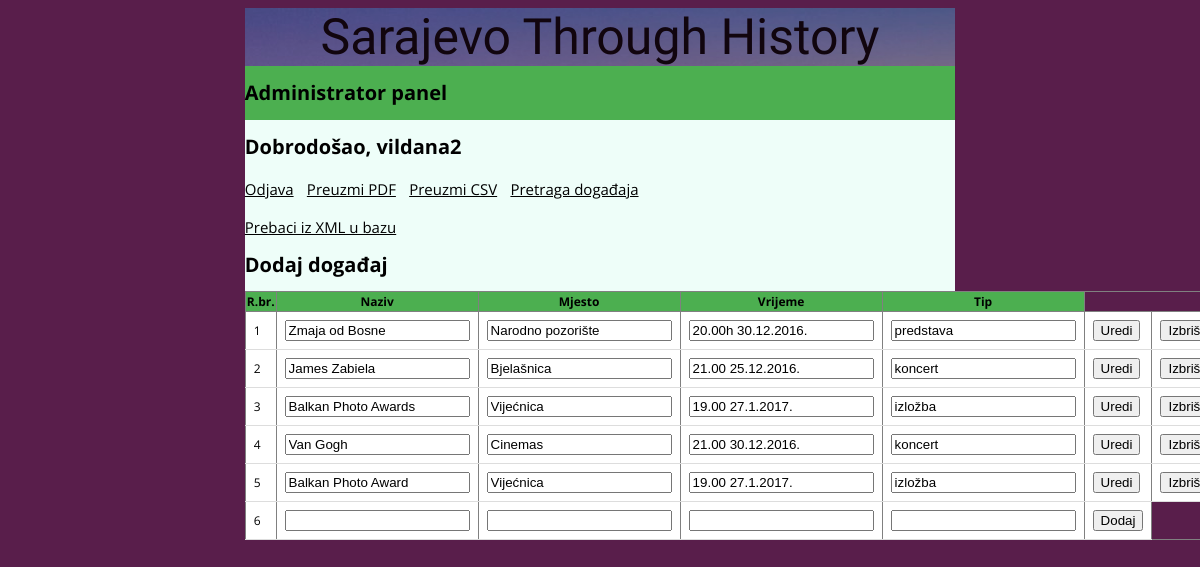
/Spirala4/pocetnaAdmin.php (signed in), run on the app's committed database.
### tables this page shows
CREATE TABLE `dogadjaji` (
  `id` int(11) NOT NULL,
  `naziv` varchar(30) DEFAULT NULL,
  `mjesto` varchar(30) DEFAULT NULL,
  `vrijeme` varchar(40) DEFAULT NULL,
  `tip` varchar(20) DEFAULT NULL
);

### Spirala4/pocetnaAdmin.php (the view, shortened to what this page needs)
<!DOCTYPE html PUBLIC "-//W3C//DTD XHTML 1.0 Transitional//EN"
"http://www.w3.org/TR/xhtml1/DTD/xhtml1-transitional.dtd">
<html xmlns="http://www.w3.org/1999/xhtml">
<HEAD>
<link rel="stylesheet" type="text/css" media='screen and (min-width: 960px), (orientation:landscape) and (min-width:800)' href="stil1.css"/>
<link rel="stylesheet" type="text/css" media='screen and (min-width: 300px) and (max-width:960px)' href="stil2.css"/>
</HEAD>
<body>
<div id="okvir">
<div id="zaglavlje" class="kolona dva">
Sarajevo Through History</div>
<div id="menuAdmin" class="kolona dva">
<h1>Administrator panel</h1>
</div>
<div id="podstranicaAdmin">
<div id="glavniDioPocetnaAdmin" class="kolona dva" style="background-color: #EEFEF9;">
<h1>Dobrodošao, <?php echo $_SESSION['ime']; ?> </h1>
<p><a href="logout.php" action="odjava.php">Odjava</a> &nbsp; <a href="pdf.php">Preuzmi PDF</a> &nbsp; <a href="csv.php">Preuzmi CSV</a> &nbsp; <a href="pretragaDogadjaja.php">Pretraga događaja</a> </p>
<a href=prebaci.php name="xmlDugme">Prebaci iz XML u bazu</a>
<div id="crudAdmin" class="kolona dva" style="background-color: #EEFEF9;">
<h1>Dodaj događaj</h1>
</div>
<form method="POST" id="formaAdmin">
<table align="center" class="tabela" border="1px solid black" >
<?php
    $dbh = new PDO("mysql:dbname=wt;host=localhost;charset=utf8", "root", "");
    $dbh->exec("set names utf8");
    print '<tr>';
    print '<th>R.br.</th>';
    print '<th>Naziv</th>';
    print '<th>Mjesto</th>';
    print '<th>Vrijeme</th>';
    print '<th>Tip</th>';
    print '</tr>';
    $red=$dbh->prepare("SELECT * FROM dogadjaji");
    $red->execute();
    $rez=$red->fetchAll();
    $i=1;
    foreach ($rez as $p) {
        print '<tr>';
        print '<td>'.$i.'</td>';
        print '<td><input type=text name="naziv'.$i.'" value="'.$p['naziv'].'"/></td>';
        print '<td><input name="mjesto'.$i.'" value="'.$p['mjesto'].'" /></td>';
        print '<td><input name="vrijeme'.$i.'" value="'.$p['vrijeme'].'" /></td>';
        print '<td><input name="tip'.$i.'" value="'.$p['tip'].'" /></td>';
        print '<td><input type=submit name="uredi'.$i.'" value=Uredi></td>';
        print '<td><input type=submit name="izbrisi'.$i.'" value=Izbriši></td>';
$i++;
}
        print '<tr>';
        print '<td>'.$i.'</td>';
        print '<td><input name="naziv'.$i.'" /></td>';
        print '<td><input name="mjesto'.$i.'" /></td>';
        print '<td><input name="vrijeme'.$i.'" /></td>';
        print '<td><input name="tip'.$i.'"/></td>';
        print '<td><input type=submit name="dodaj'.$i.'" value=Dodaj></td>';
?>
</table>
</form>
</div>
</div>
</body>
</HTML>

### Spirala4/stil1.css (style rules this page uses)
* { box-sizing: border-box; }
body { background-color:#591e4b; font-size: 62.5%; font-family: 'Open Sans'; position: relative; overflow:auto; height: 100%; }
.kolona { margin-left: 0%; margin-right: 0%; display: inline-block; float: left; }
.kolona.dva { width: 100%; }
.kolona:first-child { margin-left: 0px; }
.kolona:last-child { margin-left: 0px; }
#okvir { margin-left:20%; margin-right:20%; width: 60%; height: 2000px; }
#zaglavlje { background-image: url(slike/cover.jpg); font-family:'Shadows Into Light' ; font-size:5em; text-align: center; opacity:0.8; }
#menuAdmin { background-color: #4CAF50; }
th { background-color: #4CAF50; color: black; font-size: 1.2em; }
#formaAdmin table { border-collapse: collapse; max-width: 100%; }
#formaAdmin td { padding: 8px; color:black; font-size: 1.2em; background-color: white; text-align: left; border-bottom: 1px solid #ddd; }
#glavniDioPocetnaAdmin { height: auto; background:#FBF2EF; }
#glavniDioPocetnaAdmin p { color: black; font-size: 1.7em; text-align:left; }
#glavniDioPocetnaAdmin a { color: black; font-size: 15px; }
#crudAdmin { background-color: #EEFEF9; }

### Spirala4/stil2.css (style rules this page uses)
* { box-sizing: border-box; }
body { background-color: #591e4b; font-size: 62.5%; font-family: 'Open Sans'; position: relative; overflow:auto; }
.kolona { margin-left: 0%; margin-right: 0%; display: inline-block; float: left; }
.kolona.dva { width: 100%; }
.kolona:first-child { margin-left: 0px; }
.kolona:last-child { margin-left: 0px; }
#okvir { margin-left:0px; margin-right:0px; width: 100%; min-height: 1800px; overflow: scroll; }
#zaglavlje { background-image: url(slike/cover.jpg); font-family:'Shadows Into Light' ; font-size:2em; text-transform: bold; text-align: center; opacity: 0.8; width: 100%; }
#glavniDioPocetnaAdmin { height: auto; background:#FBF2EF; }
#glavniDioPocetnaAdmin p { color: black; font-size: 1.7em; text-align:left; }
#glavniDioPocetnaAdmin a { color: black; }
#menuAdmin { background-color: #4CAF50; }

### data on the page
dogadjaji: naziv "Zmaja od Bosne", mjesto "Narodno pozorište", vrijeme "20.00h 30.12.2016.", tip "predstava"
dogadjaji: naziv "James Zabiela", mjesto "Bjelašnica", vrijeme "21.00 25.12.2016.", tip "koncert"
dogadjaji: naziv "Balkan Photo Awards", mjesto "Vijećnica", vrijeme "19.00 27.1.2017.", tip "izložba"
dogadjaji: naziv "Van Gogh", mjesto "Cinemas", vrijeme "21.00 30.12.2016.", tip "koncert"
dogadjaji: naziv "Balkan Photo Award", mjesto "Vijećnica", vrijeme "19.00 27.1.2017.", tip "izložba"

### other printed values
$_SESSION['ime'] "vildana2"
$i "6"
